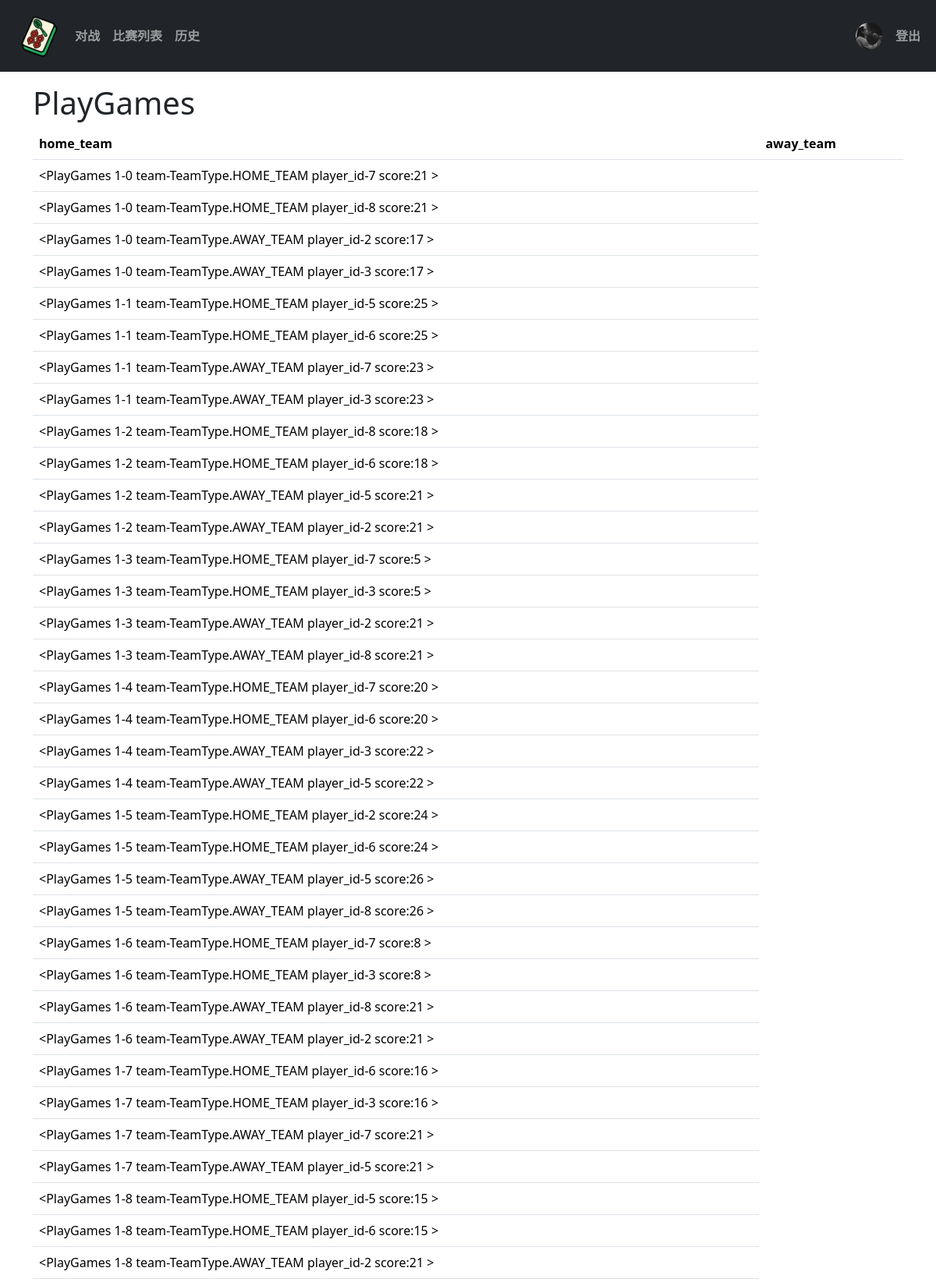
The page /database-check (signed in, upper part) on the database its author committed.
### app/models.py (models this page shows, shortened)
class Users(UserMixin, db.Model):
    id = db.Column(db.Integer, unique=True, primary_key=True)
    username = db.Column(db.String(80),  nullable=False)
    gender = db.Column(db.Enum(Gender), nullable=False)
    password = db.Column(db.String(256), nullable=False)
    avatar = db.Column(db.String(120))  # 存储头像文件名

class PlayGames(db.Model):
    __table_args__ = (
        db.Index('idx_game_player', 'game_id', 'player_id'),
        db.Index('idx_game_match_team', 'game_id', 'match_idx', 'team'),
    )
    id = db.Column(db.Integer, primary_key=True, autoincrement=True)
    game_id = db.Column(db.Integer, db.ForeignKey('games.id'), nullable=False)
    player_id = db.Column(db.Integer, db.ForeignKey('users.id'), nullable=False)
    match_idx = db.Column(db.Integer, nullable=False)
    match_type = db.Column(db.Enum(MatchType), nullable=False)
    team = db.Column(db.Enum(TeamType), nullable=False)
    score = db.Column(db.Integer,nullable=True,)
    net_score = db.Column(db.Integer,nullable=True,)
    result = db.Column(db.Enum(MatchResultType),nullable=True,)
    player = db.relationship('Users', backref='played_games')
    match = db.relationship('Games', backref='participants')
    def __repr__(self):
        return "<PlayGames {}-{} team-{} player_id-{} score:{} >\n".format(self.game_id, self.match_idx, self.team,self.player_id,self.score)

### app/route.py (the view)
@app.route('/database-check')
def database_check():
    gs = Games.query.all()
    pgs = PlayGames.query.all()
    return render_template("database-check.html", playgames = list(pgs), games = list(gs))

### app/models.py (called while the page is built)
@login.user_loader
def load_user(user_id):
    return Users.query.filter_by(id=user_id).first()

### app/templates/database-check.html (shortened to what this page needs)
{% extends "base.html" %}
{% block app_content %}
<h1>PlayGames</h1>
<table class="table">
  <thead>
    <tr>
      <th scope="col">home_team</th>
      <th scope="col">away_team</th>
    </tr>
  </thead>
  <tbody>
    {% for item in playgames%}
      <tr>
          <td>{{item}}</td>
    </tr>
    {% endfor %}
  </tbody>
</table>
{% endblock %}

### app/templates/navbar.html (shortened to what this page needs)
<nav class="navbar navbar-expand-sm navbar-dark bg-dark">
  <div class="container-fluid">
    <div class="d-flex justify-content-between w-100">
      <div class="d-flex align-items-center">
        <ul class="navbar-nav flex-row align-items-center">
          <li class="nav-item">
            <a class="nav-link" href="{{url_for('hello_world')}}">
              <img src="{{ url_for('static', filename='images/111.png') }}" alt="" width="60" height="60">
            </a>
          </li>
          <li class="nav-item">
            <a class="nav-link fw-bold" href="{{url_for('gamemenu')}}">对战</a>
          </li>
          <li class="nav-item">
            <a class="nav-link fw-bold" href="{{url_for('gamelist')}}">比赛列表</a>
          </li>
          <li class="nav-item">
            <a class="nav-link fw-bold" href="{{url_for('history')}}">历史</a>
          </li>
        </ul>
      </div>
      <div class="d-flex align-items-center">
          <ul class="navbar-nav flex-row">
            {% if not current_user.is_authenticated %}
              <li class="nav-item">
                <a class="nav-link fw-bold" href="{{url_for('login')}}">登录</a>
              </li>
              {% else %}
              <li class="nav-item align-self-center">
                <a class="nav-link align-self-center align-middle" href="#">
                  <img src="{{ url_for('static', filename='uploads/avatars/' + current_user.avatar) }}"
                  width="35" height="35"
                  class="avatar rounded-circle "
                  alt="用户头像">
                </a>
              </li>
              <li class="nav-item align-self-center">
                <a class="nav-link fw-bold" href="{{url_for('logout')}}">登出</a>
              </li>
              {% endif %}
          </ul>
      </div>
    </div>
  </div>
</nav>

### rows shown on the page
Users: avatar (picture)
PlayGames: game+match_idx+team "<PlayGames 1-0 team-TeamType.HOME_TEAM player_id-7 score:21 >"
PlayGames: game+match_idx+team "<PlayGames 1-0 team-TeamType.HOME_TEAM player_id-8 score:21 >"
PlayGames: game+match_idx+team "<PlayGames 1-0 team-TeamType.AWAY_TEAM player_id-2 score:17 >"
PlayGames: game+match_idx+team "<PlayGames 1-0 team-TeamType.AWAY_TEAM player_id-3 score:17 >"
PlayGames: game+match_idx+team "<PlayGames 1-1 team-TeamType.HOME_TEAM player_id-5 score:25 >"
PlayGames: game+match_idx+team "<PlayGames 1-1 team-TeamType.HOME_TEAM player_id-6 score:25 >"
PlayGames: game+match_idx+team "<PlayGames 1-1 team-TeamType.AWAY_TEAM player_id-7 score:23 >"
PlayGames: game+match_idx+team "<PlayGames 1-1 team-TeamType.AWAY_TEAM player_id-3 score:23 >"
PlayGames: game+match_idx+team "<PlayGames 1-2 team-TeamType.HOME_TEAM player_id-8 score:18 >"
PlayGames: game+match_idx+team "<PlayGames 1-2 team-TeamType.HOME_TEAM player_id-6 score:18 >"
PlayGames: game+match_idx+team "<PlayGames 1-2 team-TeamType.AWAY_TEAM player_id-5 score:21 >"
PlayGames: game+match_idx+team "<PlayGames 1-2 team-TeamType.AWAY_TEAM player_id-2 score:21 >"
PlayGames: game+match_idx+team "<PlayGames 1-3 team-TeamType.HOME_TEAM player_id-7 score:5 >"
PlayGames: game+match_idx+team "<PlayGames 1-3 team-TeamType.HOME_TEAM player_id-3 score:5 >"
PlayGames: game+match_idx+team "<PlayGames 1-3 team-TeamType.AWAY_TEAM player_id-2 score:21 >"
PlayGames: game+match_idx+team "<PlayGames 1-3 team-TeamType.AWAY_TEAM player_id-8 score:21 >"
PlayGames: game+match_idx+team "<PlayGames 1-4 team-TeamType.HOME_TEAM player_id-7 score:20 >"
PlayGames: game+match_idx+team "<PlayGames 1-4 team-TeamType.HOME_TEAM player_id-6 score:20 >"
PlayGames: game+match_idx+team "<PlayGames 1-4 team-TeamType.AWAY_TEAM player_id-3 score:22 >"
PlayGames: game+match_idx+team "<PlayGames 1-4 team-TeamType.AWAY_TEAM player_id-5 score:22 >"
PlayGames: game+match_idx+team "<PlayGames 1-5 team-TeamType.HOME_TEAM player_id-2 score:24 >"
PlayGames: game+match_idx+team "<PlayGames 1-5 team-TeamType.HOME_TEAM player_id-6 score:24 >"
PlayGames: game+match_idx+team "<PlayGames 1-5 team-TeamType.AWAY_TEAM player_id-5 score:26 >"
PlayGames: game+match_idx+team "<PlayGames 1-5 team-TeamType.AWAY_TEAM player_id-8 score:26 >"
PlayGames: game+match_idx+team "<PlayGames 1-6 team-TeamType.HOME_TEAM player_id-7 score:8 >"
PlayGames: game+match_idx+team "<PlayGames 1-6 team-TeamType.HOME_TEAM player_id-3 score:8 >"
PlayGames: game+match_idx+team "<PlayGames 1-6 team-TeamType.AWAY_TEAM player_id-8 score:21 >"
PlayGames: game+match_idx+team "<PlayGames 1-6 team-TeamType.AWAY_TEAM player_id-2 score:21 >"
PlayGames: game+match_idx+team "<PlayGames 1-7 team-TeamType.HOME_TEAM player_id-6 score:16 >"
PlayGames: game+match_idx+team "<PlayGames 1-7 team-TeamType.HOME_TEAM player_id-3 score:16 >"
PlayGames: game+match_idx+team "<PlayGames 1-7 team-TeamType.AWAY_TEAM player_id-7 score:21 >"
PlayGames: game+match_idx+team "<PlayGames 1-7 team-TeamType.AWAY_TEAM player_id-5 score:21 >"
PlayGames: game+match_idx+team "<PlayGames 1-8 team-TeamType.HOME_TEAM player_id-5 score:15 >"
PlayGames: game+match_idx+team "<PlayGames 1-8 team-TeamType.HOME_TEAM player_id-6 score:15 >"
PlayGames: game+match_idx+team "<PlayGames 1-8 team-TeamType.AWAY_TEAM player_id-2 score:21 >"
